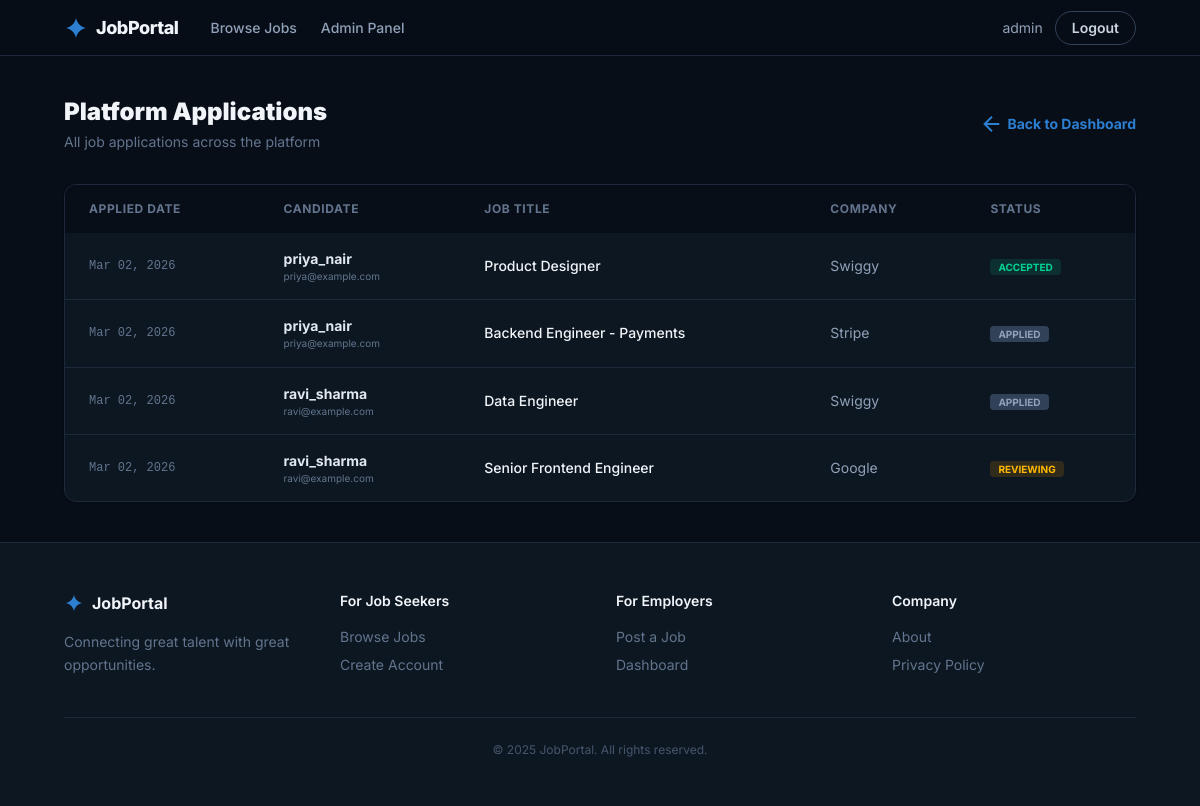
The app's page /admin/applications (signed in) with its own data.
### models.py (models this page shows)
class User(UserMixin, db.Model):
    id = db.Column(db.Integer, primary_key=True)
    username = db.Column(db.String(80), unique=True, nullable=False)
    email = db.Column(db.String(120), unique=True, nullable=False)
    password_hash = db.Column(db.String(256))
    role = db.Column(db.String(20), nullable=False, default='seeker')  # seeker / employer / admin
    company_name = db.Column(db.String(100))  # only for employers
    is_active = db.Column(db.Boolean, default=True)
    created_at = db.Column(db.DateTime, default=datetime.utcnow)
    jobs = db.relationship('Job', backref='employer', lazy=True, foreign_keys='Job.employer_id')
    applications = db.relationship('Application', backref='seeker', lazy=True, foreign_keys='Application.seeker_id')

class Application(db.Model):
    id = db.Column(db.Integer, primary_key=True)
    job_id = db.Column(db.Integer, db.ForeignKey('job.id'), nullable=False)
    seeker_id = db.Column(db.Integer, db.ForeignKey('user.id'), nullable=False)
    status = db.Column(db.String(20), default='Applied')  # Applied / Reviewing / Accepted / Rejected
    applied_at = db.Column(db.DateTime, default=datetime.utcnow)

class Job(db.Model):
    id = db.Column(db.Integer, primary_key=True)
    title = db.Column(db.String(120), nullable=False)
    description = db.Column(db.Text, nullable=False)
    location = db.Column(db.String(100), nullable=False)
    salary = db.Column(db.String(60))
    category = db.Column(db.String(60))
    job_type = db.Column(db.String(40), default='Full Time')  # Full Time / Part Time / Contract / Remote
    experience = db.Column(db.String(40))  # e.g. 2-4 years
    skills = db.Column(db.String(200))  # comma separated
    employer_id = db.Column(db.Integer, db.ForeignKey('user.id'), nullable=False)
    is_active = db.Column(db.Boolean, default=True)
    created_at = db.Column(db.DateTime, default=datetime.utcnow)
    applications = db.relationship('Application', backref='job', lazy=True)

### app.py (the view)
@app.route('/admin/applications')
@login_required
def admin_applications():
    if current_user.role != 'admin':
        abort(403)
    applications = db.session.query(Application, Job, User)\
        .join(Job, Application.job_id == Job.id)\
        .join(User, Application.seeker_id == User.id)\
        .order_by(Application.applied_at.desc()).all()
    return render_template('dashboards/admin_apps.html', applications=applications)

### app.py (called while the page is built)
@login_manager.user_loader
def load_user(user_id):
    return User.query.get(int(user_id))

### templates/dashboards/admin_apps.html (shortened to what this page needs)
{% extends "base.html" %}
{% block content %}
<div class="max-w-7xl mx-auto px-6 lg:px-16 py-10">
    <div class="flex items-center justify-between mb-8">
        <div>
            <h1 class="text-2xl font-black">Platform Applications</h1>
            <p class="text-slate-500 text-sm mt-1">All job applications across the platform</p>
        </div>
        <a href="{{ url_for('admin_dashboard') }}"
            class="text-primary text-sm font-bold flex items-center gap-1 hover:underline">
            <span class="material-symbols-outlined text-sm">arrow_back</span> Back to Dashboard
        </a>
    </div>
    <div class="bg-surface border border-border rounded-xl overflow-hidden shadow-sm">
        <table class="w-full text-sm">
            <thead class="bg-bg-dark text-slate-500 text-xs uppercase tracking-wider">
                <tr>
                    <th class="text-left px-6 py-4">Applied Date</th>
                    <th class="text-left px-6 py-4">Candidate</th>
                    <th class="text-left px-6 py-4">Job Title</th>
                    <th class="text-left px-6 py-4">Company</th>
                    <th class="text-left px-6 py-4">Status</th>
                </tr>
            </thead>
            <tbody class="divide-y divide-border">
                {% for app, job, seeker in applications %}
                <tr class="hover:bg-bg-dark/30 transition-colors">
                    <td class="px-6 py-4 text-slate-500 font-mono text-xs">
                        {{ app.applied_at.strftime('%b %d, %Y') }}
                    </td>
                    <td class="px-6 py-4">
                        <div class="font-bold text-slate-200">{{ seeker.username }}</div>
                        <div class="text-[10px] text-slate-500">{{ seeker.email }}</div>
                    </td>
                    <td class="px-6 py-4 font-medium">
                        <a href="{{ url_for('job_detail', job_id=job.id) }}"
                            class="hover:text-primary transition-colors">
                            {{ job.title }}
                        </a>
                    </td>
                    <td class="px-6 py-4 text-slate-400">
                        {{ job.employer.company_name or job.employer.username }}
                    </td>
                    <td class="px-6 py-4">
                        <span class="px-2 py-0.5 rounded text-[10px] font-bold uppercase
                            {% if app.status == 'Accepted' %}bg-emerald-500/15 text-emerald-400
                            {% elif app.status == 'Rejected' %}bg-red-500/15 text-red-400
                            {% elif app.status == 'Reviewing' %}bg-amber-500/15 text-amber-400
                            {% else %}bg-slate-700 text-slate-400{% endif %}">
                            {{ app.status }}
                        </span>
                    </td>
                </tr>
                {% else %}
                <tr>
                    <td colspan="5" class="px-6 py-12 text-center text-slate-500">
                        No applications found on the platform yet.
                    </td>
                </tr>
                {% endfor %}
            </tbody>
        </table>
    </div>
</div>
{% endblock %}

### templates/base.html (shortened to what this page needs)
<!DOCTYPE html>
<html class="dark" lang="en">
<head>
    <link rel="stylesheet" href="{{ url_for('static', filename='css/main.css') }}" />
</head>
<body class="bg-bg-dark text-slate-100 antialiased min-h-screen flex flex-col">
    <nav
        class="sticky top-0 z-50 h-14 bg-bg-dark/90 backdrop-blur border-b border-border flex items-center px-6 lg:px-16">
        <div class="flex items-center gap-8 flex-1">
            <a href="{{ url_for('index') }}" class="flex items-center gap-2 shrink-0">
                <div class="size-6 text-primary">
                    <svg fill="currentColor" viewBox="0 0 48 48" xmlns="http://www.w3.org/2000/svg">
                        <path
                            d="M24 4C25.7818 14.2173 33.7827 22.2182 44 24C33.7827 25.7818 25.7818 33.7827 24 44C22.2182 33.7827 14.2173 25.7818 4 24C14.2173 22.2182 22.2182 14.2173 24 4Z" />
                    </svg>
                </div>
                <span class="text-lg font-extrabold tracking-tight">JobPortal</span>
            </a>
            <div class="hidden md:flex items-center gap-6">
                <a href="{{ url_for('jobs') }}" class="text-sm font-medium text-slate-400 nav-link">Browse Jobs</a>
                {% if current_user.is_authenticated and current_user.role == 'employer' %}
                <a href="{{ url_for('employer_dashboard') }}"
                    class="text-sm font-medium text-slate-400 nav-link">Dashboard</a>
                <a href="{{ url_for('post_job') }}" class="text-sm font-medium text-slate-400 nav-link">Post a Job</a>
                {% elif current_user.is_authenticated and current_user.role == 'seeker' %}
                <a href="{{ url_for('seeker_dashboard') }}" class="text-sm font-medium text-slate-400 nav-link">My
                    Applications</a>
                {% elif current_user.is_authenticated and current_user.role == 'admin' %}
                <a href="{{ url_for('admin_dashboard') }}" class="text-sm font-medium text-slate-400 nav-link">Admin
                    Panel</a>
                {% endif %}
            </div>
        </div>
        <div class="flex items-center gap-3">
            {% if current_user.is_authenticated %}
            <span class="text-sm text-slate-400 hidden sm:block">{{ current_user.username }}</span>
            <a href="{{ url_for('logout') }}"
                class="text-sm font-semibold border border-slate-700 text-slate-300 px-4 py-1.5 rounded-full btn-hover hover:bg-slate-800">Logout</a>
            {% endif %}
        </div>
    </nav>
    <main class="flex-1">
        {% block content %}{% endblock %}
    </main>
    <footer class="bg-surface border-t border-border mt-auto py-12 px-6 lg:px-16">
        <div class="max-w-7xl mx-auto grid grid-cols-2 md:grid-cols-4 gap-8">
            <div class="col-span-2 md:col-span-1">
                <div class="flex items-center gap-2 mb-4">
                    <div class="size-5 text-primary">
                        <svg fill="currentColor" viewBox="0 0 48 48">
                            <path
                                d="M24 4C25.7818 14.2173 33.7827 22.2182 44 24C33.7827 25.7818 25.7818 33.7827 24 44C22.2182 33.7827 14.2173 25.7818 4 24C14.2173 22.2182 22.2182 14.2173 24 4Z" />
                        </svg>
                    </div>
                    <span class="font-bold">JobPortal</span>
                </div>
                <p class="text-slate-500 text-sm leading-relaxed">Connecting great talent with great opportunities.</p>
            </div>
            <div>
                <h4 class="font-semibold mb-4 text-sm">For Job Seekers</h4>
                <ul class="space-y-2 text-sm text-slate-500">
                    <li><a href="{{ url_for('jobs') }}" class="footer-link">Browse Jobs</a>
                    </li>
                    <li><a href="{{ url_for('register') }}" class="footer-link">Create
                            Account</a></li>
                </ul>
            </div>
            <div>
                <h4 class="font-semibold mb-4 text-sm">For Employers</h4>
                <ul class="space-y-2 text-sm text-slate-500">
                    <li><a href="{{ url_for('post_job') }}" class="footer-link">Post a Job</a>
                    </li>
                    <li><a href="{{ url_for('employer_dashboard') }}" class="footer-link">Dashboard</a></li>
                </ul>
            </div>
            <div>
                <h4 class="font-semibold mb-4 text-sm">Company</h4>
                <ul class="space-y-2 text-sm text-slate-500">
                    <li><a href="{{ url_for('about') }}" class="footer-link">About</a></li>
                    <li><a href="{{ url_for('privacy') }}" class="footer-link">Privacy
                            Policy</a></li>
                </ul>
            </div>
        </div>
        <div class="max-w-7xl mx-auto mt-10 pt-6 border-t border-border text-center text-slate-600 text-xs">
            © 2025 JobPortal. All rights reserved.
        </div>
    </footer>
</body>
</html>

### templates/base.html (style rules this page uses)
body { font-family: 'Inter', sans-serif; }
.material-symbols-outlined { font-variation-settings: 'FILL' 0, 'wght' 400, 'GRAD' 0, 'opsz' 24; }

### records on screen
User: username "admin"
Application: applied_at "Mar 02, 2026", username "priya_nair", email "priya@example.com", title "Product Designer", employer "Swiggy", status "ACCEPTED"
Application: applied_at "Mar 02, 2026", username "priya_nair", email "priya@example.com", title "Backend Engineer - Payments", employer "Stripe", status "APPLIED"
Application: applied_at "Mar 02, 2026", username "ravi_sharma", email "ravi@example.com", title "Data Engineer", employer "Swiggy", status "APPLIED"
Application: applied_at "Mar 02, 2026", username "ravi_sharma", email "ravi@example.com", title "Senior Frontend Engineer", employer "Google", status "REVIEWING"
